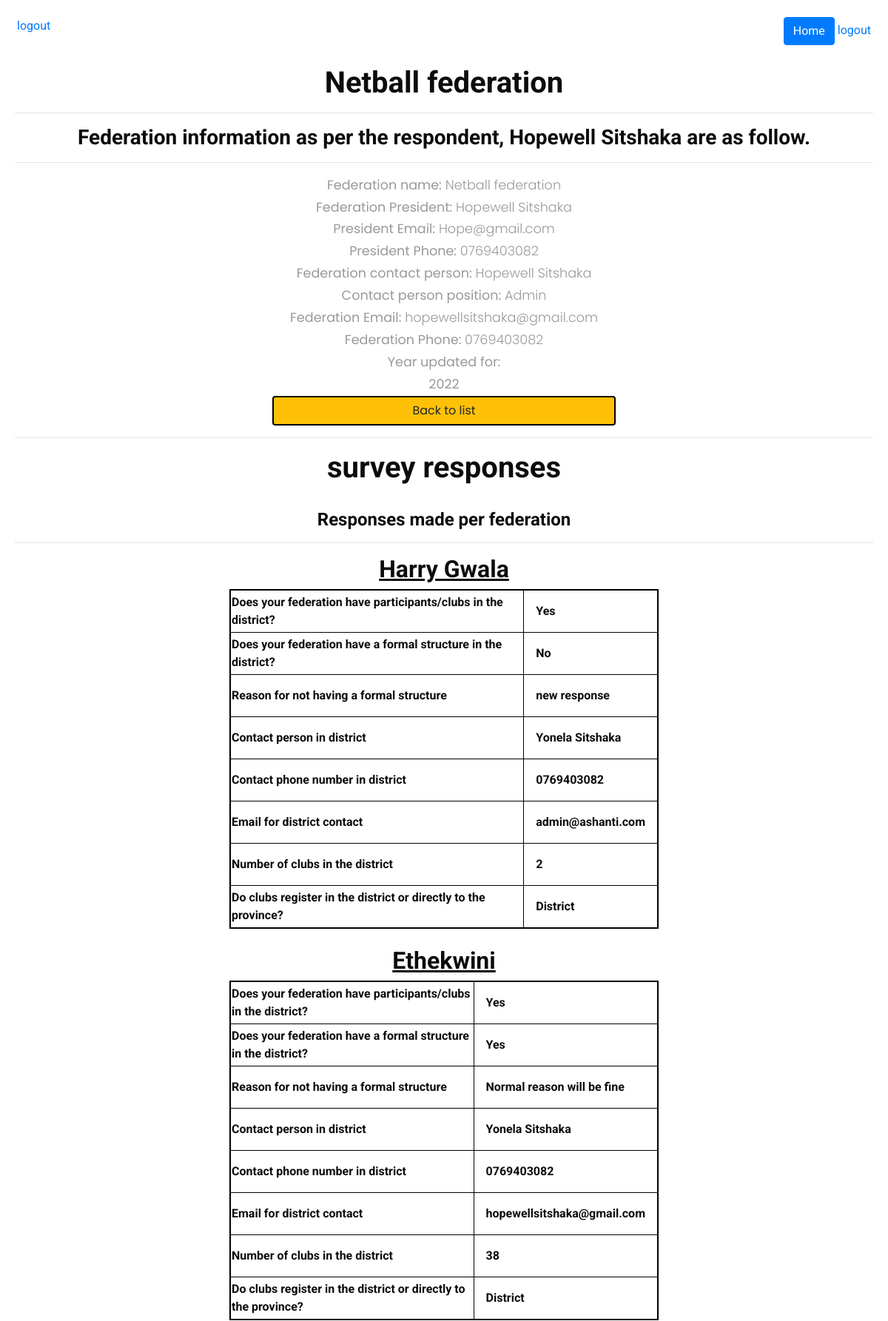
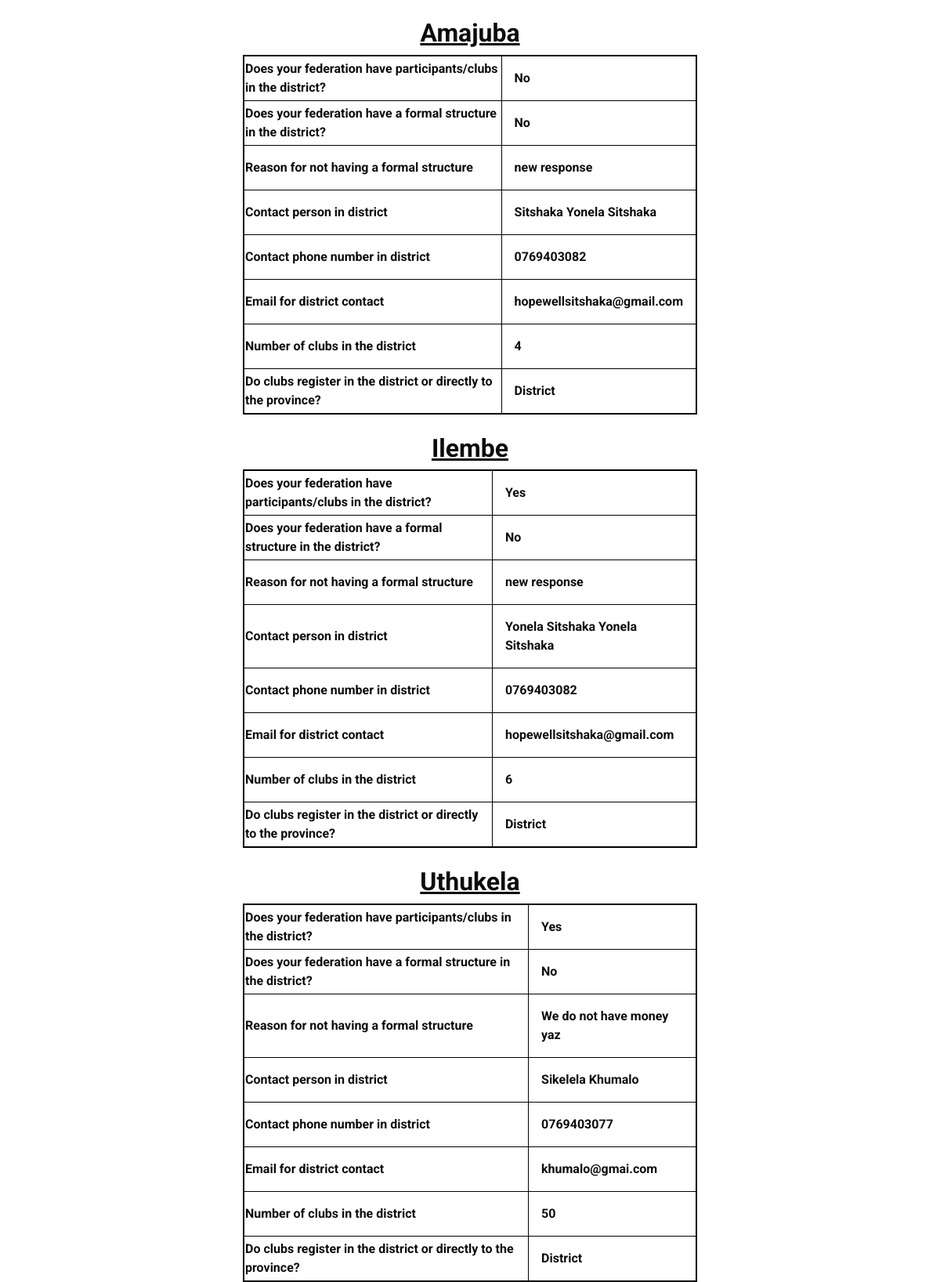
The app's page /FederationDetails/0 (signed in, upper part) with its own data (2 pictures, top to bottom).
### FedInfo/models.py (models this page shows)
class Federation(models.Model):
    FedId = models.AutoField(primary_key=True,blank=False,null=False,auto_created=True)
    user = models.ForeignKey(User,blank=True,null=True,on_delete=models.CASCADE)
    FederationName = models.TextField(max_length=100)
    PresidentName = models.TextField(max_length=60)
    PresidentLastName = models.TextField(max_length=60)
    PresidentEmail = models.TextField(max_length=80)
    PresidentPhone = models.TextField(max_length=15)
    ContactPersonName = models.TextField(max_length=60)
    ContactPersonLastName = models.TextField(max_length=60)
    ContactPersonPosition = models.TextField(max_length=60)
    Email = models.TextField(max_length=80)
    Phone = models.TextField(max_length=15)
    AddedDate = models.DateTimeField()
    yearUpdate = models.CharField(max_length=4)

class District(models.Model):
    DistrictId = models.AutoField(primary_key=True,blank=False,null=False,auto_created=True)
    Federation = models.ForeignKey(Federation,blank=True,null=True,on_delete=models.CASCADE)
    DistrictName = models.TextField(max_length=80)
    Participation = models.CharField(max_length=3,default="No")
    FormalStructure = models.CharField(max_length=3,default="No")
    ContactPersonName = models.TextField(max_length=80)
    ContactPersonLastName = models.TextField(max_length=80)
    Phone = models.TextField(max_length=15)
    Email = models.TextField(max_length=80)
    DistrictOrProvince = models.TextField(max_length=30)#Clubes register at District or province level
    NoStructureReason = models.TextField(default="Note stated",max_length=150)#Why they do not have a structur
    NumberOfClubs = models.IntegerField()
    AddDate = models.DateTimeField()

### FedInfo/views.py (the view)
# urls.py: path('FederationDetails/<int:federationId>',views.FederationDetails, name="FederationDetails"),
@login_required
def FederationDetails(request, federationId):
    user = request.user
    try:
        federation = get_object_or_404(Federation, user = user)
    except:
        federation = get_object_or_404(Federation, pk = federationId)
    districts = District.objects.filter(Federation = federation)
    if request.method == 'GET':
        return render(request, 'FedInfo/FederationDetails.html',{"federation":federation,"districts":districts})

### FedInfo/templates/FedInfo/FederationDetails.html (shortened to what this page needs)
{% extends "FedInfo/base.html" %}
{% block content %}
{% load static %}
<div>
    <center>
        <h1>
            <b>
                {{federation.FederationName}}
            </b>
        </h1>
    </center>
</div>
<hr/>
<div>
    <center>
        <div>
            <h3>
                <b>
                    Federation information as per the respondent, {{federation.user.first_name}} {{federation.user.last_name}} are as follow.
                </b>
            </h3>
        </div>
        <hr>
        <div>
            <p>
                <b>Federation name:</b> {{federation.FederationName}}<br/>
                <b>Federation President: </b>{{federation.PresidentName}} {{federation.PresidentLastName}}<br/>
                <b>President Email:</b> {{federation.PresidentEmail}}<br/>
                <b>President Phone: </b> {{federation.PresidentPhone}}<br/>
                <b>Federation contact person: </b> {{federation.ContactPersonName}} {{federation.ContactPersonLastName}}<br/>
                <b>Contact person position: </b> {{federation.ContactPersonPosition}}<br/>
                <b>Federation Email: </b>{{federation.Email}}<br/>
                <b>Federation Phone: </b> {{federation.Phone}}<br/>
                <b>Year updated for: </br> {{federation.yearUpdate}}<br/>
                {% if user.is_superuser == True %}
                    <a style="width:40%;border:solid 2px black" class="btn btn-default btn-warning" href="{% url 'ViewFederations'%}">Back to list</a>
                {%else %}
                <a style="width:40%;border:solid 2px black" class="btn btn-default btn-warning" href="{% url 'updateFederation' %}"><b>Edit</b></a><br/>
                {% endif %}
            </p>
        <div>
        <hr/>
        <div>
            <div style="">
                <center>
                    <h1><b>survey responses</b></h1><br/>
                    <div>
                        <h4>
                            <b>Responses made per federation</b>
                        </h4>
                </center>
            </div>
            <hr/>
            <div>
                <center>
                    {% for district in districts %}
                        <div>
                            <h2><b><u>{{district.DistrictName}}</u></b><h2>
                        </div>
                        <table>
                            <tr>
                                <th>
                                    Does your federation have participants/clubs in the district?
                                </th>
                                <td>
                                    {{district.Participation}}
                                </td>
                            </tr>
                            <tr>
                                <th>
                                    Does your federation have a formal structure in the district?
                                </th>
                                <td>
                                    {{district.FormalStructure}}
                                </td>
                            </tr>
                            <tr>
                                <th>
                                    Reason for not having a formal structure
                                </th>
                                <td>
                                    {{district.NoStructureReason}}
                                </td>
                            </tr>
                            <tr>
                                <th>
                                    Contact person in district
                                </th>
                                <td>
                                    {{district.ContactPersonName}} {{district.ContactPersonLastName}}
                                </td>
                            </tr>
                            <tr>
                                <th>
                                    Contact phone number in district
                                </th>
                                <td>
                                    {{district.Phone}}
                                </td>
                            </tr>
                            <tr>
                                <th>
                                    Email for district contact
                                </th>
                                <td>
                                    {{district.Email}}
                                </td>
                            </tr>
                            <tr>
                                <th>
                                    Number of clubs in the district
                                </th>
                                <td>
                                    {{district.NumberOfClubs}}
                                </td>
                            </tr>
                            <tr>
                                <th>
                                    Do clubs register in the district or directly to the province?
                                </th>
                                <td>
                                    {{district.DistrictOrProvince}}
                                </td>
                            </tr>
                        </table>
                       <br/>
                    {% endfor %}
                </center>
            </div>
        </div>
    </center>
</div>
{% endblock %}

### FedInfo/templates/FedInfo/base.html (shortened to what this page needs)
<!DOCTYPE html>
<html>
<head>
    {%load static %}
    <link rel="stylesheet" href="{% static 'FedInfo/Profile.css' %}">
    <link rel="stylesheet" href="https://stackpath.bootstrapcdn.com/bootstrap/4.1.0/css/bootstrap.min.css">
    <link rel="stylesheet" href="{% static 'FedInfo/css/style5.css' %}">
    <link rel="stylesheet" href="{% static 'FedInfo/css/style.css' %}">
    <link rel="stylesheet" href="{% static 'FedInfo/css1/style.css' %}">
<link rel="stylesheet" type="text/css" href="{% static 'FedInfoe/css1/bootstrap.css' %}" />
  <link rel="stylesheet" href="{% static 'FedInfo/css1/nice-select.min.css' %}">
  <link rel="stylesheet" type="text/css" href="https://cdnjs.cloudflare.com/ajax/libs/OwlCarousel2/2.3.4/assets/owl.carousel.min.css" />
  <link href="{% static 'FedInfo/css1/font-awesome.min.css' %}" rel="stylesheet" />
  <link href="{% static 'FedInfo/css1/style.css' %}" rel="stylesheet" />
  <link href="{% static 'FedInfo/css1/responsive.css' %}" rel="stylesheet" />
</head>
<body>
    <div class="wrapper" >
        <div id="content">
          <div style="padding:3px;display:flex;justify-content:space-between">
            <div>
              {% if user.is_authenticated %}
                 <a href="{% url 'logoutuser' %}">logout</a>
              {% endif %}
            </div>
            <div>
              <a class="btn btn-primary" href={%url 'home' %}>Home</a>
              {% if user.is_authenticated %}
                   <a href="{% url 'logoutuser' %}">logout</a>
              {% endif %}
            </div>
          </div>
            <br>
            {% block content %}
            {% endblock %}
<br>
        </div>
    </div>
</body>
</html>

### FedInfo/static/manageProfile/css/style5.css (style rules this page uses)
body { font-family: 'Poppins', sans-serif; background: #fafafa; }
p { font-family: 'Poppins', sans-serif; font-size: 1.1em; font-weight: 300; line-height: 1.7em; color: #999; }
a, a:hover, a:focus { color: inherit; text-decoration: none; transition: all 0.3s; }
.wrapper { display: flex; width: 100%; align-items: stretch; perspective: 1500px; }
#content { width: 100%; padding: 20px; min-height: 100vh; transition: all 0.3s; }

### FedInfo/static/manageProfile/css1/style.css (style rules this page uses)
body { font-family: "Roboto", sans-serif; color: #0c0c0c; background-color: #ffffff; overflow-x: hidden; }
a, a:hover, a:focus { text-decoration: none; }
.btn, .btn:focus { outline: none !important; -webkit-box-shadow: none; box-shadow: none; }

### FedInfo/templates/FedInfo/FederationDetails.html (style rules this page uses)
tr { padding:1rem; border:solid 1px black; }
td { padding:1rem; border:solid 1px black; }
table { width:50%; border:solid 2px black; }

### records on screen
Federation: FederationName "Netball federation", user.first_name "Hopewell", user.last_name "Sitshaka", PresidentName "Hopewell", PresidentLastName "Sitshaka", PresidentEmail "Hope@gmail.com", PresidentPhone "0769403082", ContactPersonName "Hopewell", ContactPersonLastName "Sitshaka", ContactPersonPosition "Admin", Email "hopewellsitshaka@gmail.com", Phone "0769403082", yearUpdate "2022"
District: DistrictName "Harry Gwala", Participation "Yes", FormalStructure "No", NoStructureReason "new response", ContactPersonName "Yonela", ContactPersonLastName "Sitshaka", Phone "0769403082", Email "admin@ashanti.com", NumberOfClubs "2", DistrictOrProvince "District"
District: DistrictName "Ethekwini", Participation "Yes", FormalStructure "Yes", NoStructureReason "Normal reason will be fine", ContactPersonName "Yonela", ContactPersonLastName "Sitshaka", Phone "0769403082", Email "hopewellsitshaka@gmail.com", NumberOfClubs "38", DistrictOrProvince "District"
District: DistrictName "Amajuba", Participation "No", FormalStructure "No", NoStructureReason "new response", ContactPersonName "Sitshaka", ContactPersonLastName "Yonela Sitshaka", Phone "0769403082", Email "hopewellsitshaka@gmail.com", NumberOfClubs "4", DistrictOrProvince "District"
District: DistrictName "Ilembe", Participation "Yes", FormalStructure "No", NoStructureReason "new response", ContactPersonName "Yonela Sitshaka", ContactPersonLastName "Yonela Sitshaka", Phone "0769403082", Email "hopewellsitshaka@gmail.com", NumberOfClubs "6", DistrictOrProvince "District"
District: DistrictName "Uthukela", Participation "Yes", FormalStructure "No", NoStructureReason "We do not have money yaz", ContactPersonName "Sikelela", ContactPersonLastName "Khumalo", Phone "0769403077", Email "khumalo@gmai.com", NumberOfClubs "50", DistrictOrProvince "District"
